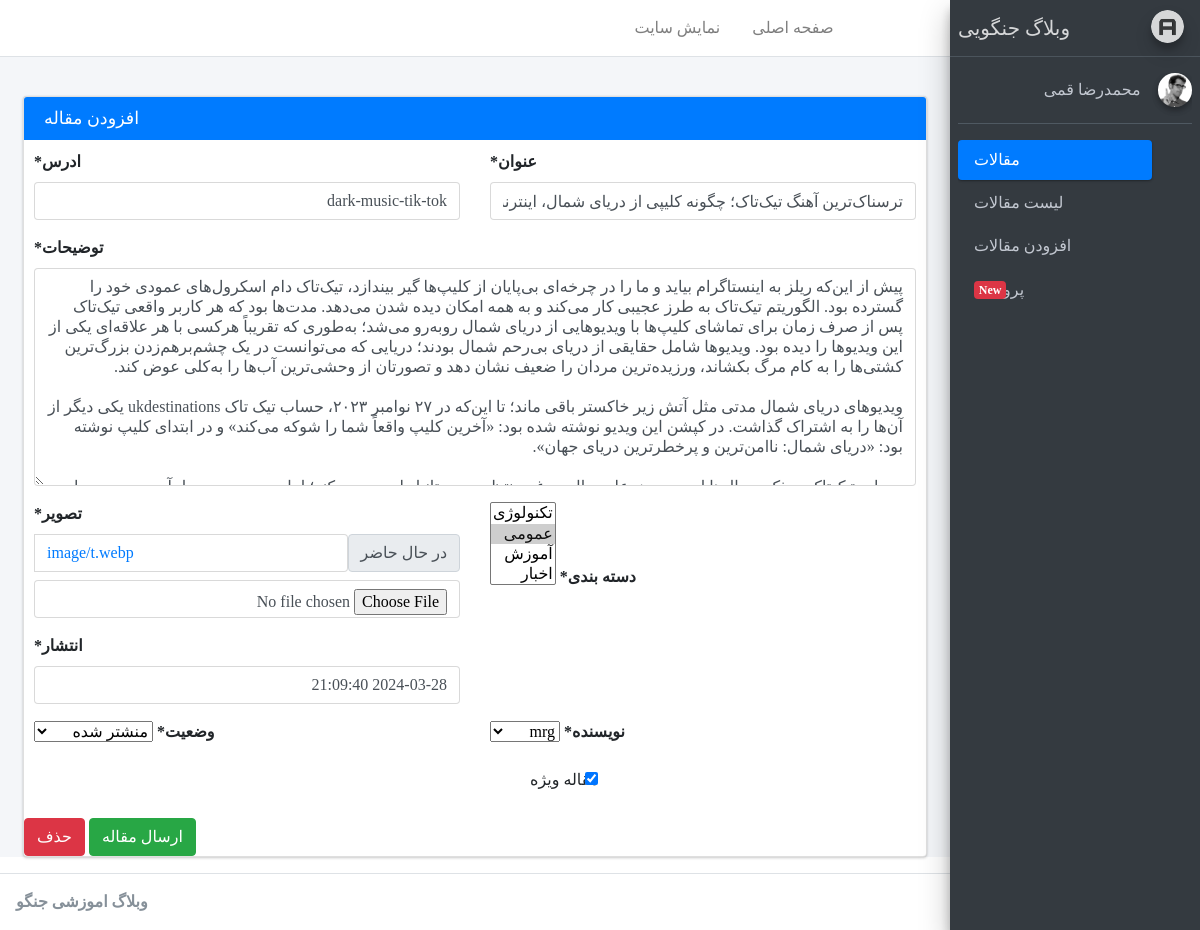
The page /account/article/update/1 (signed in) on the database as committed earlier.
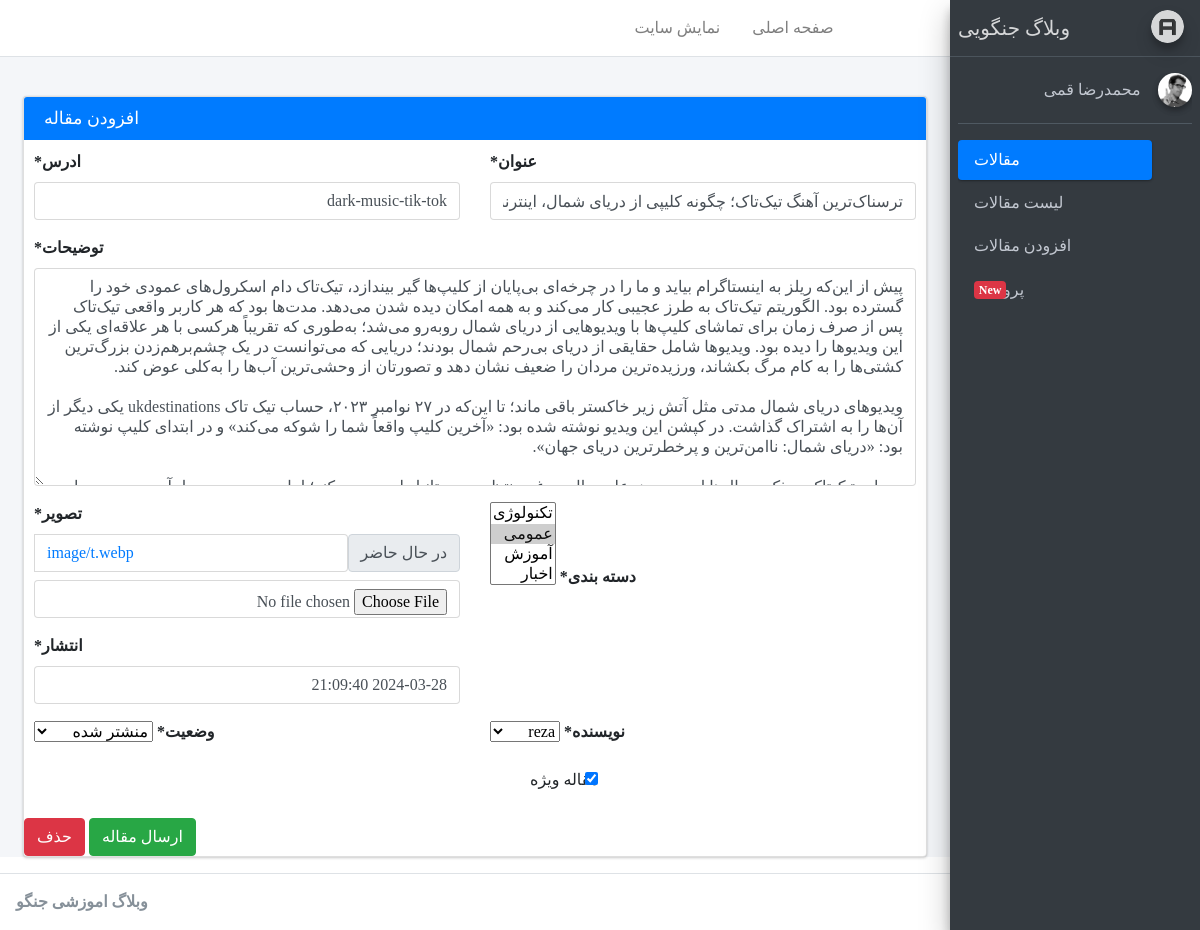
The same page on the database as committed later.
### account/models.py (models this page shows)
class User(AbstractUser):
    is_author = models.BooleanField(default=False , verbose_name=' وضعیت نویسنده')
    special_user = models.DateTimeField(default=timezone.now, verbose_name='کاربر ویژه تا')
    def is_special_user(self):
        if self.special_user > timezone.now():
            return True
        else:
            return False
    is_special_user.boolean = True
    is_special_user.short_description = 'کاربر ویژه '

### blog/models.py (models this page shows, shortened)
class Article(models.Model):
    STATUS_CHOICES = (
        ('d','پیش نویس'),
        ('p','منشتر شده'),
        ('i','در حال بررسی'),
        ('b','عدم تایید')
    )
    author = models.ForeignKey(User, null=True, on_delete=models.SET_NULL, related_name = 'articles', verbose_name = "نویسنده")
    title = models.CharField(max_length=200, verbose_name='عنوان')
    slug = models.SlugField(max_length=100, verbose_name='ادرس')
    category = models.ManyToManyField(Category,verbose_name='دسته بندی', related_name ='articles')
    description = models.TextField(verbose_name='توضیحات')
    thumbnail = models.ImageField(upload_to="image", verbose_name='تصویر')
    published = models.DateTimeField(default=timezone.now, verbose_name='انتشار')
    created = models.DateTimeField(auto_now_add=True)
    updated = models.DateTimeField(auto_now=True)
    is_special = models.BooleanField(default= True, verbose_name='مقاله ویژه')
    status = models.CharField(max_length=1, choices=STATUS_CHOICES, verbose_name='وضعیت')
    class Meta:
        verbose_name = "مقاله"
        verbose_name_plural = "مقاله ها"
        ordering = ['-published']
    def jpublished(self):
        return jalali_converter(self.published)
    jpublished.short_description = 'زمان انتشار'
    def thumbnail_tag(self):
        return format_html(f"<img width=100 style='border-radius:5px;' src='{self.thumbnail.url}'>")
    thumbnail_tag.short_description = 'تصویر'
    def str_category(self):
        return ", ".join([category.title for category in self.category_published()])
    str_category.short_description = 'دسته بندی'
    objects = ArticleManager()

### account/views.py (the view)
# urls.py: path('article/update/<int:pk>', ArticleUpdate.as_view(), name = 'article_update'),
class ArticleUpdate(AuthorAccessMixin, FieldsMixin, FormValidMixin, UpdateView):
    model = Article
    template_name = 'registration/article_create_update.html'

### account/mixins.py (called while the page is built)
    def dispatch(self, request, *args, **kwargs):
        if request.user.is_superuser:
            self.fields = [
              'author','title','slug',
              'category','description',
              'thumbnail','published',
              'is_special','status',
            ]
        elif request.user.is_author:
            self.fields = [
              'title','slug',
              'category','description',
              'thumbnail','published','is_special',
            ]
        else:
            raise Http404('You can\'t see this page')
        return super().dispatch(request, *args, **kwargs)

    def dispatch(self, request, pk, *args, **kwargs):
        article = get_object_or_404(Article, pk = pk)
        if article.author == request.user and article.status in ['d','b'] or request.user.is_superuser:
            print(f'{article.status}---{article.author}')
            return super().dispatch(request, *args, **kwargs)
        else:
            raise Http404('You can\'t see this page')

### blog/models.py (called while the page is built)
    def __str__(self):
        return self.title

### blog/templatetags/custom_tags.py (called while the page is built)
@register.inclusion_tag("registration/partials/link.html")
def link(request, link_name, content, classes):
    return {
        "request" : request,
        "link_name" : link_name,
        "link" : f"account:{link_name}",
        "content" : content,
        "classes" : classes
    }

### templates/registration/article_create_update.html (shortened to what this page needs)
{% extends 'registration/base.html' %}
{% load bootstrap4 %}
{% load crispy_forms_tags %}
{% block main %}
    <div class="card card-primary">
        <div class="card-header">
            <h3 class="card-title mb-0 float-left">افزودن مقاله</h3>
        </div>
        <form method="post" enctype="multipart/form-data">{% csrf_token %}
            <div class="row" style="padding: 10px;">
                <div class="col-6">
                    {{form.title|as_crispy_field}}
                </div>
                <div class="col-6">
                    {{form.slug|as_crispy_field}}
                </div>
                <div class="col-12">
                    {{form.description|as_crispy_field}}
                </div>
                <div class="col-6">
                    {{form.category|as_crispy_field}}
                </div>
                <div class="col-6">
                    {{form.thumbnail|as_crispy_field}}
                    {{form.published|as_crispy_field}}
                </div>
                {% if user.is_superuser %}
                <div class="col-6">
                    {{form.author|as_crispy_field}}
                    {{form.is_special|as_crispy_field}}
                </div>
                <div class="col-6">
                    {{form.status|as_crispy_field}}
                </div>
                {% endif %}
            </div>
            <button type="submit" class="btn btn-success">ارسال مقاله</button>
            {% if request.user.is_superuser and request.resolver_match.kwargs.pk %}
            <a href="{% url 'account:article_delete'
            request.resolver_match.kwargs.pk %}" class="btn
            btn-danger">حذف</a>
            {% endif %}
        </form>
    </div>
{% endblock %}

### templates/registration/base.html (shortened to what this page needs)
{% load static %}
<!DOCTYPE html>
<html>
<head>
  <link rel="stylesheet" href="{% static 'registration/adminlte/plugins/fontawesome-free/css/all.min.css' %}">
  <link rel="stylesheet" href="https://code.ionicframework.com/ionicons/2.0.1/css/ionicons.min.css">
  <link rel="stylesheet" href="{% static 'registration/adminlte/plugins/tempusdominus-bootstrap-4/css/tempusdominus-bootstrap-4.min.css' %}">
  <link rel="stylesheet" href="{% static 'registration/adminlte/plugins/icheck-bootstrap/icheck-bootstrap.min.css' %}">
  <link rel="stylesheet" href="{% static 'registration/adminlte/plugins/jqvmap/jqvmap.min.css' %}">
  <link rel="stylesheet" href="{% static 'registration/adminlte/dist/css/adminlte.min.css' %}">
  <link rel="stylesheet" href="{% static 'registration/adminlte/plugins/overlayScrollbars/css/OverlayScrollbars.min.css' %}">
  <link rel="stylesheet" href="{% static 'registration/adminlte/plugins/daterangepicker/daterangepicker.css' %}">
  <link rel="stylesheet" href="{% static 'registration/adminlte/plugins/summernote/summernote-bs4.css' %}">
  <link rel="stylesheet" href="https://cdn.rtlcss.com/bootstrap/v4.2.1/css/bootstrap.min.css">
  <link rel="stylesheet" href="{% static 'registration/adminlte/dist/css/custom.css' %}">
</head>
<body class="hold-transition sidebar-mini layout-fixed">
<div class="wrapper">
  <nav class="main-header navbar navbar-expand navbar-white navbar-light">
    <ul class="navbar-nav">
      <li class="nav-item">
        <a class="nav-link" data-widget="pushmenu" href="#"><i class="fas fa-bars"></i></a>
      </li>
      <li class="nav-item d-none d-sm-inline-block">
        <a href="{% url 'account:home' %}" class="nav-link">صفحه اصلی</a>
      </li>
      <li class="nav-item d-none d-sm-inline-block">
        <a href="{% url 'blog:index' %}" target="_blank" class="nav-link">نمایش سایت</a>
      </li>
    </ul>
    <ul class="navbar-nav mr-auto-navbav">
      <li class="nav-item">
        <a class="nav-link" data-widget="control-sidebar" data-slide=
        "true" href="{% url 'account:logout' %}">
          <i class="fas fa-sign-out-alt"></i>
        </a>
        </li>
    </ul>
  </nav>
{% include 'registration/sidebar.html' %}
  <div class="content-wrapper">
    <div class="content-header">
      <div class="container-fluid">
        <div class="row mb-2">
          <div class="col-sm-6">
          </div>
        </div>
      </div>
    </div>
    <section class="content">
      <div class="container-fluid">
          {% block main %}
          {% endblock %}
      </div>
    </section>
  </div>
  <footer class="main-footer">
    <strong>وبلاگ اموزشی جنگو</strong>
  </footer>
</div>
</body>
</html>

### templates/registration/sidebar.html
{% load static %}
{% load custom_tags %}
<aside class="main-sidebar sidebar-dark-primary elevation-4">
    <a href="index3.html" class="brand-link">
      <img src="{% static 'registration/adminlte/dist/img/AdminLTELogo.png' %}" alt="AdminLTE Logo" class="brand-image img-circle elevation-3"
           style="opacity: .8">
      <span class="brand-text font-weight-light">وبلاگ جنگویی</span>
    </a>
    <div class="sidebar">
      <div class="user-panel mt-3 pb-3 mb-3 d-flex">
        <div class="image">
          <img src="{% static 'registration/adminlte/dist/img/user2-160x160.jpg' %}" class="img-circle elevation-2" alt="User Image">
        </div>
        <div class="info">
          <a href="#" class="d-block">{{user.get_full_name}}</a>
        </div>
      </div>
      <nav class="mt-2">
        <ul class="nav nav-pills nav-sidebar flex-column" data-widget="treeview" role="menu" data-accordion="false">
          <li class="nav-item has-treeview menu-open">
            <a href="#" class="nav-link active">
              <i class="nav-icon fas fa-tachometer-alt"></i>
              <p>
                مقالات
                <i class="right fas fa-angle-left"></i>
              </p>
            </a>
            <ul class="nav nav-treeview">
              <li class="nav-item">
                {%  link request 'home' 'لیست مقالات' 'fa-list'%}
              </li>
            </ul>
            <ul class="nav nav-treeview">
              <li class="nav-item">
                {%  link request 'article_create' 'افزودن مقالات' 'fa-edit'%}
              </li>
            </ul>
          <li class="nav-item">
            <a href="pages/widgets.html" class="nav-link">
              <i class="nav-icon fas fa-th"></i>
              <p>
                پروفایل
                <span class="right badge badge-danger">New</span>
              </p>
            </a>
          </li>
            </ul>
      </nav>
    </div>
  </aside>

### templates/registration/partials/link.html (shortened to what this page needs)
<a href="{% url link %}"
    class="nav-link ">
    <i class="fa {{classes}} nav-icon"></i>
    <p>{{content}}</p>
</a>

Rows that differ between the two databases and show on the page:
changed Article "ترسناک‌ترین آهنگ تیک‌تاک؛ چگونه کلیپی از دریای شمال، اینترنت را تسخیر کرد": author "mrg" → "reza"
